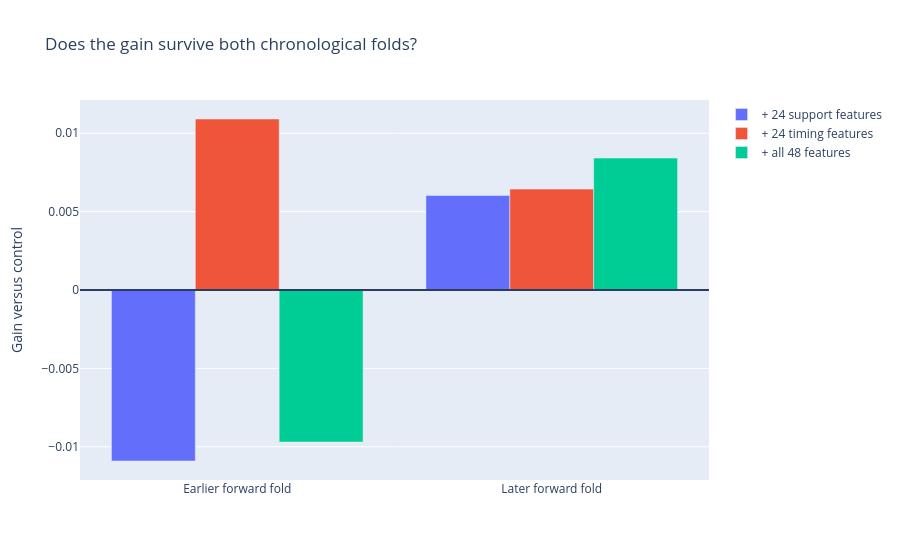

Here is the notebook cell this chart was saved with:
### Markdown cell above
## Chronological stability

### Code cell
review.show_chart(3)

### Figure 1 — Plotly figure (JSON) as saved in the notebook; plotly's stock layout.template omitted (floating-point values rounded to 4 significant figures)
{"data": [{"name": "+ 24 support features", "type": "bar", "x": ["Earlier forward fold", "Later forward fold"], "y": [-0.01091, 0.006031]}, {"name": "+ 24 timing features", "type": "bar", "x": ["Earlier forward fold", "Later forward fold"], "y": [0.01091, 0.006436]}, {"name": "+ all 48 features", "type": "bar", "x": ["Earlier forward fold", "Later forward fold"], "y": [-0.009699, 0.008419]}], "layout": {"barmode": "group", "shapes": [{"type": "line", "x0": 0, "x1": 1, "xref": "x domain", "y0": 0, "y1": 0, "yref": "y"}], "title": {"text": "Does the gain survive both chronological folds?"}, "yaxis": {"title": {"text": "Gain versus control"}}}}
